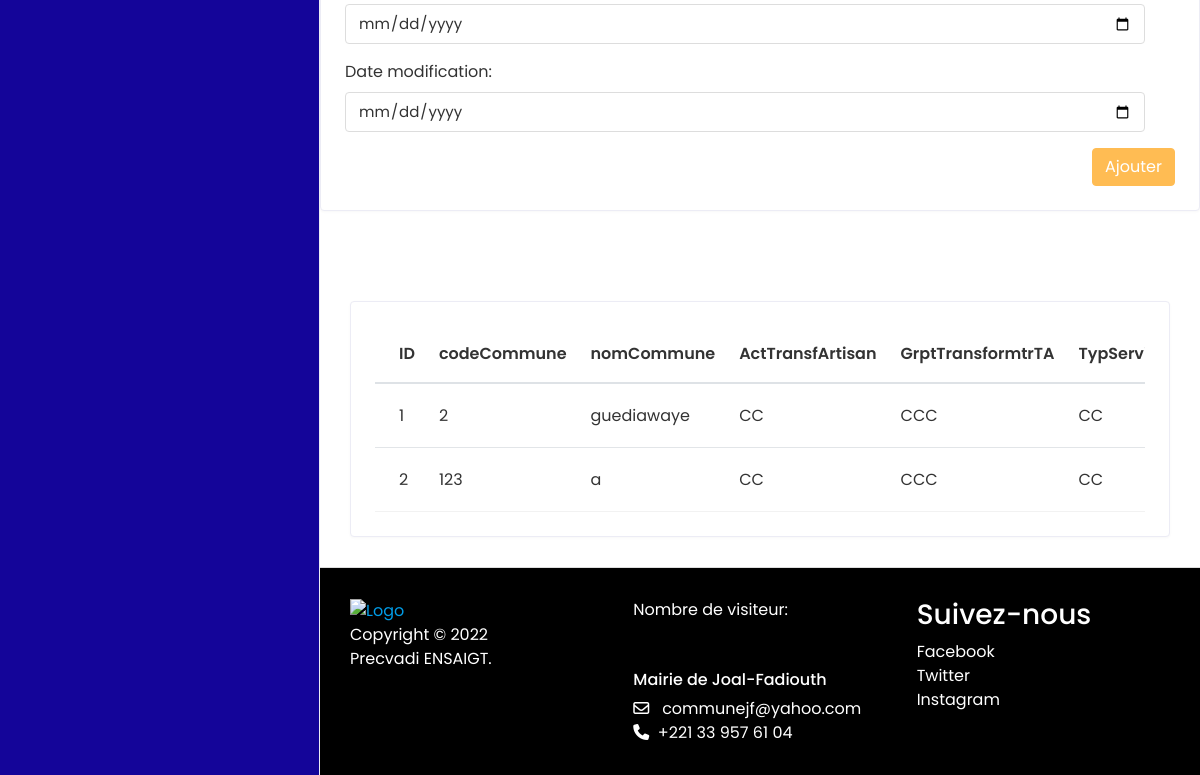
/peche/pech_trans/ (lower part), run on an earlier commit of the app's database.
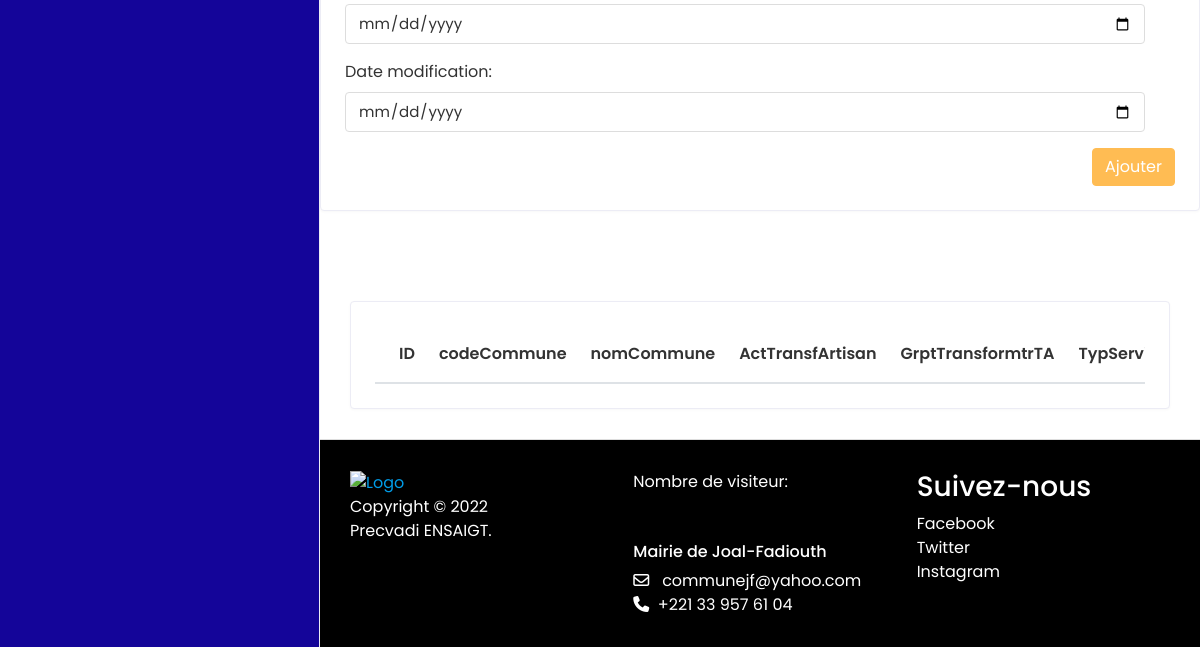
And on a later commit of the database.
### peche/models.py (models this page shows, shortened)
class DimPechTransformArtisan(models.Model):
    codeCommune = models.IntegerField()
    nomCommune = models.CharField(max_length=300)
    ActTransfArtisan = models.CharField(max_length=25)
    GrptTransformtrTA = models.CharField(max_length=25)
    TypServicOffrGIE = models.CharField(max_length=250)
    TypServicOffrAssocia = models.CharField(max_length=250)
    TypServicOffrOrgProf = models.CharField(max_length=250)
    FourniIntranMatTrans= models.CharField(max_length=250)
    SitTransform= models.CharField(max_length=250)
    MatEquipTransExist = models.CharField(max_length=250)
    TypProdTransfPeriod = models.CharField(max_length=250)
    SourcApproIntranMatTA = models.CharField(max_length=250)
    QteProdPeriodTA = models.DecimalField(max_digits=10, decimal_places=5)
    QteProdTypeTA = models.DecimalField(max_digits=10, decimal_places=5)
    TauxTransformArtisan = models.DecimalField(max_digits=10, decimal_places=5)
    date = models.DateTimeField()
    date_modification = models.DateTimeField()

### peche/views.py (the view)
# urls.py: path('pech_trans/', views.pechtrans, name='pech_trans'),
def pechtrans(request):
    if request.method == 'POST':
        form = pectranf(request.POST)
        if form.is_valid():
            form.save()
            messages.success(request, " Are Successfully Added !")
            return redirect('/peche/pech_trans/')
    else:
        form = pectranf()
        return render(request, 'peche/peche_transf.html', {'form': form, 'dataObject': DimPechTransformArtisan.objects.all()})

### peche/templates/peche/peche_transf.html (shortened to what this page needs)
{% extends 'pages/base.html' %}
{% load static %}
{% block content %}
<div class="page-wrapper">
 <div class="row">
      <div class="col-md-12">
         <div class="card">
            <div class="card-body">
               <form method="POST" action="" enctype="multipart/form-data">
                  {{ form.as_p }}
                  <div class="text-right">
                     <button type="submit" class="btn btn-primary">Ajouter</button>
                  </div>
               </form>
            </div>
         </div>
      </div>
   </div>
 <div class="content container-fluid">
    <div class="row">
       <div class="col-sm-12">
          <div class="card card-table">
             <div class="card-body">
                <div class="table-responsive">
                   <table id="table_id" class="table table-hover table-center mb-0">
                      <thead>
                         <tr>
                           <tr>
                            <th>ID</th>
                            <th>codeCommune</th>
                            <th>nomCommune</th>
                            <th>ActTransfArtisan</th>
                            <th>GrptTransformtrTA</th>
                            <th>TypServicOffrGIE</th>
                         </tr>
                      </thead>
                      <tbody>
                        {% for stud in dataObject %}
                         <tr>
                           <td>{{ stud.id }}</td>
                           <td>{{ stud.codeCommune }}</td>
                           <td>{{ stud.nomCommune }}</td>
                           <td>{{ stud.ActTransfArtisan }}</td>
                           <td>{{ stud.GrptTransformtrTA }}</td>
                           <td>{{ stud.TypServicOffrGIE }}</td>
                         </tr>
                         {% endfor %}
                      </tbody>
                   </table>
                </div>
             </div>
          </div>
       </div>
    </div>
 </div>
 {% endblock %}

### templates/pages/base.html (shortened to what this page needs)
<!DOCTYPE html>
<html lang="en">
{% load static %}
   <head>
      <link rel="stylesheet" href="{% static 'assets/plugins/bootstrap/css/bootstrap.min.css' %}">
      <link rel="stylesheet" href="{% static 'assets/plugins/fontawesome/css/fontawesome.min.css' %}">
      <link rel="stylesheet" href="{% static 'assets/plugins/fontawesome/css/all.min.css' %}">
      <link rel="stylesheet" href="{% static 'assets/css/style.css' %}">
      <link rel="stylesheet" href="{% static 'assets/plugins/datatables/datatables.min.css' %}">
       <link rel="stylesheet" href="{% static 'assets/plugins/datatables/datatables.min.css' %}">
    <link href="{% static 'fontawesomefree/css/fontawesome.css' %}" rel="stylesheet" type="text/css">
    <link href="{% static 'fontawesomefree/css/brands.css' %}" rel="stylesheet" type="text/css">
    <link href="{% static 'fontawesomefree/css/solid.css' %}" rel="stylesheet" type="text/css">
   </head>
   <body>
<div class="main-wrapper">
   {% include 'includes/sidebar.html' %}
   {% block content %}
   {% endblock %}
  {% include 'includes/footer.html' %}
         </div>
      </div>
   </body>
</html>

### templates/includes/header.html (shortened to what this page needs)
{% load static %}

### templates/includes/sidebar.html (shortened to what this page needs)
{% load active_link_tags %}
{% load static %}
<div class="sidebar" id="sidebar">
 </div>

### templates/includes/footer.html
{% load static %}
<footer style="background-color: #000">
    <div class="row">
        <div class="col-xl-4 col-sm-6 col-12">
           <div class="">
            <a href="/" class="logo">
                <img src=" {% static 'assets/img/log.jpg ' %}" alt="Logo">
            </a>
            <p style="color: #fff">Copyright © 2022<br> Precvadi ENSAIGT.</p>
           </div>
        </div>
        <div class="col-xl-4 col-sm-6 col-12">
            <div  class="">
               <p  style="color: #fff">Nombre de visiteur: {{ nb_visite}}</p><br><br>
               <h6><p  style="color: #fff">Mairie de Joal-Fadiouth</p></h6>
               <p  style="color: #fff"><i class="fa-regular fa-envelope"></i> &nbsp;&nbsp;communejf@yahoo.com</p>
               <p  style="color: #fff"><i class="fa-solid fa-phone"></i>&nbsp;&nbsp;+221 33 957 61 04</p>
            </div>
         </div>
        <div class="col-xl-4 col-sm-6 col-12">
           <div class="">
            <div class="column">
                <h3  style="color: #fff">Suivez-nous</h3>
                <ul style="color: #fff">
                  <li ><a href="#" style="color: #fff">Facebook</a></li>
                  <li ><a href="#" style="color: #fff">Twitter</a></li>
                  <li ><a href="#" style="color: #fff">Instagram</a></li>
                </ul>
              </div>
        </div>
     </div>
  </div>
</footer>

### static/assets/css/style.css (style rules this page uses)
html { height: 100%; }
body { background-color: #fff; color: #333; font-family: 'Poppins', sans-serif; font-size: 1rem; height: 100%; line-height: 1.5; overflow-x: hidden; }
h1, h2, h3, h4, h5, h6 { font-family: 'Poppins', sans-serif; margin-top: 0; }
.form-control { border: 1px solid #ddd; box-shadow: none; color: #333; font-size: 15px; height: 40px; }
a { color: #009ce7; }
input, button, a { transition: all 0.4s ease; -moz-transition: all 0.4s ease; -o-transition: all 0.4s ease; -ms-transition: all 0.4s ease; -webkit-transition: all 0.4s ease; }
input, input:focus, button, button:focus { outline: none; }
ul, ol { padding: 0px; list-style: none; }
.table { color: #333; max-width: 100%; margin-bottom: 0; width: 100%; }
.table thead tr th { font-weight: 600; }
.table.table-center td, .table.table-center th { vertical-align: middle; }
.card-table .card-body .table > thead > tr > th { border-top: 0; }
.card-table .card-body .table tr td:first-child, .card-table .card-body .table tr th:first-child { padding-left: 1.5rem; }
.card-table .table td, .card-table .table th { border-top: 1px solid #e2e5e8; padding: 1rem 0.75rem; white-space: nowrap; }
.btn-primary { background-color: #FFBC53; border: 1px solid #FFBC53; }
.card { border: 1px solid #ececf5; box-shadow: 0 1px 3px 0 rgba(0, 0, 0, 0.03); margin-bottom: 1.875rem; }
.card-body { padding: 1.5rem; }
footer { padding: 1.875rem 1.875rem; border-top: 1px solid #ddd; }
footer p { margin: 0px; }
.sidebar { background-color: hsl(246, 94%, 31%); border-right: 1px solid #ececf5; bottom: 0; left: 0; margin-top: 0; position: fixed; top: 60px; transition: all 0.2s ease-in-out 0s; width: 320px; z-index: 1001; }
.main-wrapper { width: 100%; height: 100vh; min-height: 100vh; }
.page-wrapper { margin-left: 320px; padding-top: 60px; position: relative; transition: all 0.4s ease; }
.page-wrapper > .content { padding: 1.875rem 1.875rem 0; }

What changed in the data, as far as the page shows it:
removed DimPechTransformArtisan: id "1", codeCommune "2", nomCommune "guediawaye", ActTransfArtisan "CC", GrptTransformtrTA "CCC", TypServicOffrGIE "CC"
removed DimPechTransformArtisan: id "2", codeCommune "123", nomCommune "a", ActTransfArtisan "CC", GrptTransformtrTA "CCC", TypServicOffrGIE "CC"
